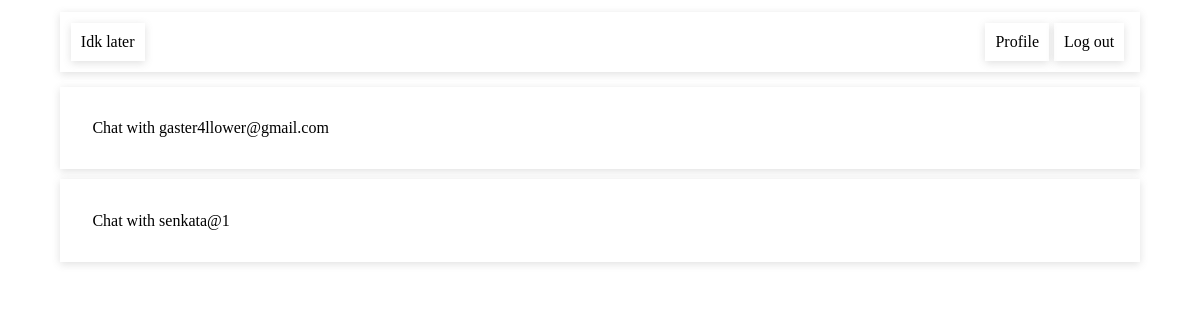
The page /chatlist/ (signed in) on the database as committed earlier.
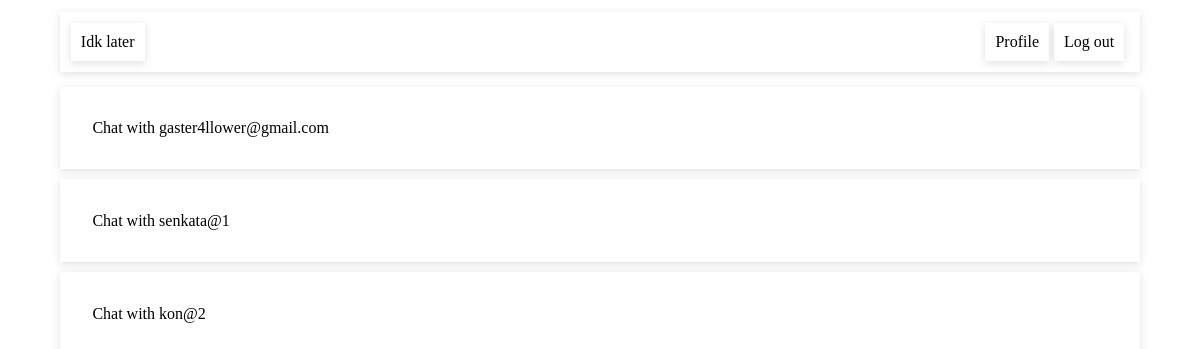
The same page on the database as committed later.
### tables this page shows
CREATE TABLE chat (
    id INTEGER PRIMARY KEY,
    first_client_id INTEGER NOT NULL,
    second_client_id INTEGER NOT NULL
);

CREATE TABLE client (
    id INTEGER PRIMARY KEY,
    email TEXT NOT NULL,
    password TEXT NOT NULL
, about, username);

### main.py (the view)
@app.route('/chatlist/')
@login_required
def chat_list():
    client_id = session["id"]
    chats = getChatsWithClientById(client_id)
    for i in range(len(chats)):
        if chats[i]["first_client_id"] == client_id:
            chats[i].update({"chat_with": getUserById(chats[i]["second_client_id"])["email"]})
        elif chats[i]["second_client_id"] == client_id:
            chats[i].update({"chat_with": getUserById(chats[i]["first_client_id"])["email"]})
    return render_template("chatList.html", chats=chats)

### db/chats.py (called while the page is built)
def getChatsWithClientById(client_id):
    connection = get_connection()
    connection.execute("""
CREATE TABLE IF NOT EXISTS chat (
    id INTEGER PRIMARY KEY,
    first_client_id INTEGER NOT NULL,
    second_client_id INTEGER NOT NULL
)""")
    query = """SELECT * FROM chat WHERE first_client_id = ? OR second_client_id = ?"""
    args = [client_id, client_id]
    connection = get_connection()
    cur = connection.execute(query, args)
    res = cur.fetchall()
    cur.close()
    connection.close()
    return res

### db/clients.py (called while the page is built)
def getUserById(id):
    connection = get_connection()
    query = "SELECT * FROM client WHERE id = (?)"
    args = (id,)
    cur = connection.execute(query, args)
    res = cur.fetchone()
    cur.close()
    return res

### db/config.py (called while the page is built)
def get_connection():
    connection = sqlite3.connect(DATABASE)
    connection.row_factory = dict_factory
    return connection

def dict_factory(cursor, row):
    d = {}
    for idx, col in enumerate(cursor.description):
        d[col[0]] = row[idx]
    return d

### templates/chatList.html (shortened to what this page needs)
<!DOCTYPE html>
<html>
<head>
  <link href="{{ url_for('static', filename="styles/global.css") }}" rel="stylesheet" type="text/css" />
  <link href="{{ url_for('static', filename="styles/chat.css") }}" rel="stylesheet" type="text/css" />
</head>
<body>
  <div class="main">
      <div class="navigation ">
          <div class="navigation-side">
              {% if session["id"] %}
              <div class="navigation-item">
                  <a href="{{url_for('feed')}}">Idk later</a>
              </div>
              {% endif %}
          </div>
          <div class="navigation-side">
              {% if session["id"] %}
              <div class="navigation-item">
                   <a href="{{url_for('profile', client_id = session['id'])}}">Profile</a>
              </div>
              {% else %}
              <div class="navigation-item">
                  <a href="{{url_for('sign_in')}}">Log in</a>
              </div>
              {% endif %}
              {% if session["id"] %}
              <div class="navigation-item">
                  <a href="{{url_for('log_out')}}">Log out</a>
              </div>
              {% endif %}
          </div>
      </div>
    {% for chat in chats %}
    <div class="box">
          <a href="{{ url_for('chat', chat_id = chat.id) }}">Chat with {{ chat.chat_with }}</a>
    </div>
    {% endfor %}
  </div>
</body>
</html>

Rows that differ between the two databases and show on the page:
added chat: chat_with "kon@2"
